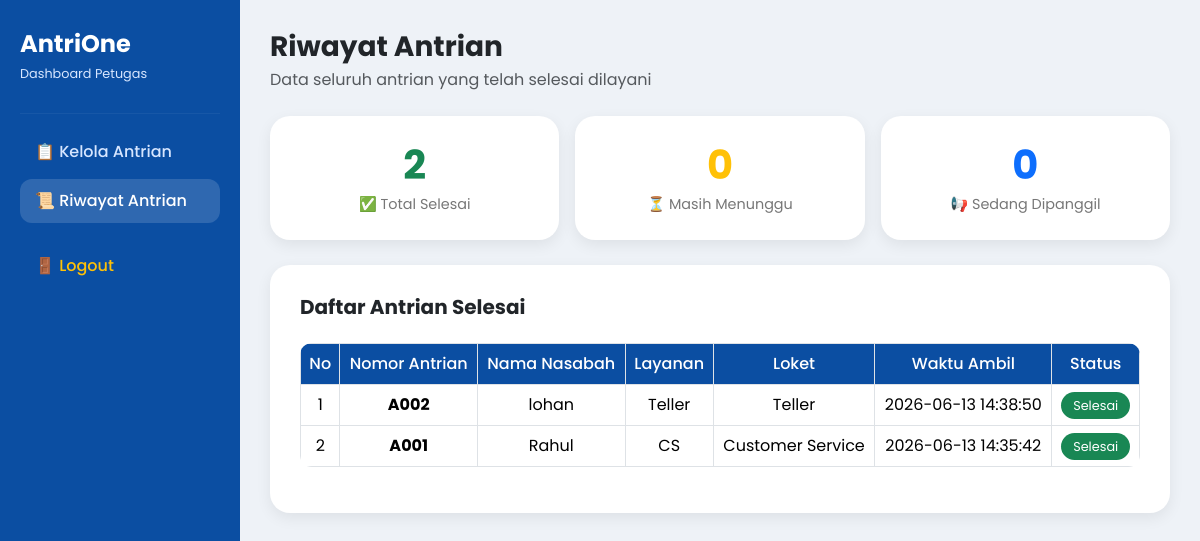
Page /riwayat.php (signed in) on the committed database.
### tables this page shows
CREATE TABLE `antrian` (
  `id_antrian` int(11) NOT NULL,
  `nomor_antrian` varchar(10) DEFAULT NULL,
  `waktu_ambil` datetime DEFAULT NULL,
  `status` enum('Menunggu','Dipanggil','Selesai','Dibatalkan') DEFAULT NULL,
  `id_nasabah` int(11) DEFAULT NULL,
  `id_layanan` int(11) DEFAULT NULL,
  `id_petugas` int(11) DEFAULT NULL,
  `id_admin` int(11) DEFAULT NULL,
  `loket` varchar(50) DEFAULT NULL
);

CREATE TABLE `nasabah` (
  `id_nasabah` int(11) NOT NULL,
  `nama_nasabah` varchar(50) DEFAULT NULL,
  `no_hp` varchar(50) DEFAULT NULL
);

CREATE TABLE `layanan` (
  `id_layanan` int(11) NOT NULL,
  `nama_layanan` varchar(10) DEFAULT NULL,
  `deskripsi` enum('Setor/Tarik Tunai','Konsultasi') DEFAULT NULL
);

### riwayat.php (the view, shortened to what this page needs)
<?php
include 'koneksi.php';
$query = mysqli_query($conn,
"SELECT antrian.*, nasabah.nama_nasabah, layanan.nama_layanan
FROM antrian
JOIN nasabah ON antrian.id_nasabah = nasabah.id_nasabah
JOIN layanan ON antrian.id_layanan = layanan.id_layanan
WHERE antrian.status = 'Selesai'
ORDER BY antrian.id_antrian DESC");
$total_selesai = mysqli_query($conn,
"SELECT COUNT(*) as total FROM antrian WHERE status='Selesai'");
$total_selesai = mysqli_fetch_assoc($total_selesai)['total'];
$total_menunggu = mysqli_query($conn,
"SELECT COUNT(*) as total FROM antrian WHERE status='Menunggu'");
$total_menunggu = mysqli_fetch_assoc($total_menunggu)['total'];
$total_dipanggil = mysqli_query($conn,
"SELECT COUNT(*) as total FROM antrian WHERE status='Dipanggil'");
$total_dipanggil = mysqli_fetch_assoc($total_dipanggil)['total'];
?>
<!DOCTYPE html>
<html lang="id">
<head>
    <link href="https://cdn.jsdelivr.net/npm/bootstrap@5.3.3/dist/css/bootstrap.min.css" rel="stylesheet">
</head>
<body>
    <div class="sidebar">
        <h4>AntriOne</h4>
        <p class="sub">Dashboard Petugas</p>
        <hr>
        <ul class="nav flex-column">
            <li class="nav-item">
                <a href="petugas.php" class="nav-link">
                    📋 Kelola Antrian
                </a>
            </li>
            <li class="nav-item">
                <a href="riwayat.php" class="nav-link active">
                    📜 Riwayat Antrian
                </a>
            </li>
            <li class="nav-item mt-3">
                <a href="logout.php" class="nav-link text-warning">
                    🚪 Logout
                </a>
            </li>
        </ul>
    </div>
    <div class="content">
        <h3 class="fw-bold mb-1">Riwayat Antrian</h3>
        <p class="text-muted mb-4">Data seluruh antrian yang telah selesai dilayani</p>
        <div class="row g-3 mb-4">
            <div class="col-md-4">
                <div class="stat-card">
                    <h2 class="text-success"><?= $total_selesai ?></h2>
                    <p>✅ Total Selesai</p>
                </div>
            </div>
            <div class="col-md-4">
                <div class="stat-card">
                    <h2 class="text-warning"><?= $total_menunggu ?></h2>
                    <p>⏳ Masih Menunggu</p>
                </div>
            </div>
            <div class="col-md-4">
                <div class="stat-card">
                    <h2 class="text-primary"><?= $total_dipanggil ?></h2>
                    <p>📢 Sedang Dipanggil</p>
                </div>
            </div>
        </div>
        <div class="table-card">
            <h5 class="fw-bold mb-4">Daftar Antrian Selesai</h5>
            <div class="table-responsive">
                <table class="table table-bordered table-hover text-center align-middle">
                    <thead>
                        <tr>
                            <th>No</th>
                            <th>Nomor Antrian</th>
                            <th>Nama Nasabah</th>
                            <th>Layanan</th>
                            <th>Loket</th>
                            <th>Waktu Ambil</th>
                            <th>Status</th>
                        </tr>
                    </thead>
                    <tbody>
                        <?php
                        if(mysqli_num_rows($query) > 0){
                            $no = 1;
                            while($d = mysqli_fetch_assoc($query)){
                        ?>
                            <tr>
                                <td><?= $no++ ?></td>
                                <td><strong><?= $d['nomor_antrian'] ?></strong></td>
                                <td><?= $d['nama_nasabah'] ?></td>
                                <td><?= $d['nama_layanan'] ?></td>
                                <td><?= $d['loket'] ?? '-' ?></td>
                                <td><?= $d['waktu_ambil'] ?></td>
                                <td><span class="badge-selesai">Selesai</span></td>
                            </tr>
                        <?php
                            }
                        } ?>
                    </tbody>
                </table>
            </div>
        </div>
    </div>
</body>
</html>

### riwayat.php (style rules this page uses)
body { background: #eef2f7; font-family: 'Poppins', sans-serif; }
.sidebar { width: 240px; height: 100vh; background: #0B4EA2; position: fixed; top: 0; left: 0; padding: 30px 20px; color: white; z-index: 100; }
.sidebar h4 { font-weight: 700; margin-bottom: 5px; }
.sidebar .sub { font-size: 0.8rem; color: #d7e6ff; margin-bottom: 30px; }
.sidebar .nav-link { color: #d7e6ff; border-radius: 12px; padding: 10px 15px; margin-bottom: 5px; font-weight: 500; transition: .3s; }
.sidebar .nav-link:hover, .sidebar .nav-link.active { background: rgba(255,255,255,.15); color: white; }
.sidebar hr { border-color: rgba(255,255,255,.2); }
.content { margin-left: 240px; padding: 30px; }
.stat-card { background: white; border-radius: 20px; padding: 25px; text-align: center; box-shadow: 0 5px 15px rgba(0,0,0,.07); }
.stat-card h2 { font-weight: 700; font-size: 2.5rem; margin: 0; }
.stat-card p { color: #777; margin: 5px 0 0; font-size: 0.9rem; }
.table-card { background: white; border-radius: 20px; padding: 30px; box-shadow: 0 5px 15px rgba(0,0,0,.07); margin-top: 25px; }
.table thead th { background: #0B4EA2; color: white; font-weight: 500; }
.table { border-radius: 12px; overflow: hidden; }
.badge-selesai { background: #198754; color: white; padding: 5px 12px; border-radius: 20px; font-size: 0.8rem; }

### rows in the picture
antrian: nomor_antrian "A002", id_nasabah.nama_nasabah "lohan", id_layanan.nama_layanan "Teller", loket "Teller", waktu_ambil "2026-06-13 14:38:50"
antrian: nomor_antrian "A001", id_nasabah.nama_nasabah "Rahul", id_layanan.nama_layanan "CS", loket "Customer Service", waktu_ambil "2026-06-13 14:35:42"

### other values in the picture
$total_selesai "2"
$total_menunggu "0"
$total_dipanggil "0"
